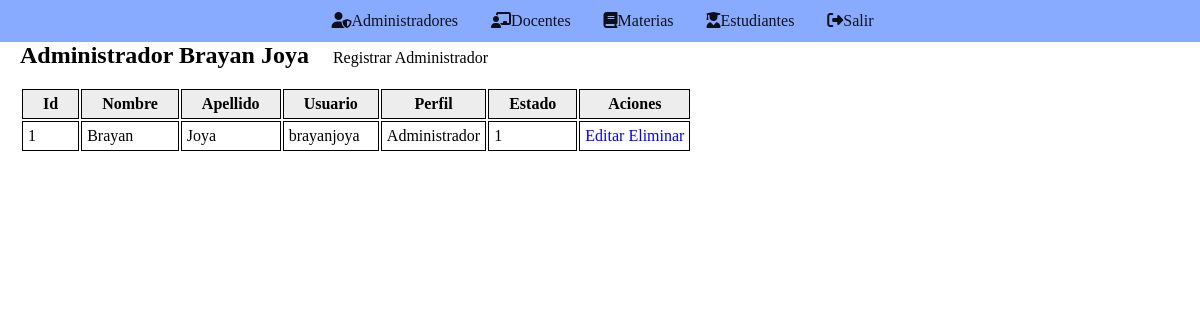
/Administradores/Pages/index.php (signed in), run on the app's committed database.
### tables this page shows
CREATE TABLE `usuarios` (
  `ID_USUARIO` int(15) NOT NULL,
  `NOMBRE` varchar(60) NOT NULL,
  `APELLIDO` varchar(60) NOT NULL,
  `USUARIO` varchar(40) NOT NULL,
  `PASSWORD` varchar(80) NOT NULL,
  `PERFIL` varchar(30) NOT NULL,
  `ESTADO` varchar(20) NOT NULL
);

### Conexion.php (called while the page is built, shortened)
<?php
class Conexion {
	private $drive = "mysql";
	private $host = "localhost";
	private $dbname = "school";
	private $usuario = "root";
	private $contraseña = "";
	public function __construct() {
		try {
			$db = new PDO("{$this->drive}:host={$this->host};dbname={$this->dbname}", $this->usuario, $this->contraseña);
			$db->setAttribute(PDO::ATTR_ERRMODE, PDO::ERRMODE_EXCEPTION);
			return $db;
		} catch (PDOException $e) {
			echo "Ha surgido algún error: Detalle: ".$e->getMessage();
			die();
		}
	}
}

### Usuarios/Modelo/Usuarios.php (called while the page is built, shortened)
<?php
require_once("../../Conexion.php");
class Usuarios extends Conexion {
	public function getNombre() {
		return $_SESSION['NOMBRE'];
	}
	public function getPerfil() {
		return $_SESSION['PERFIL'];
	}
}
?>

### Administradores/Modelo/Administradores.php (called while the page is built, shortened)
<?php
require_once('../../Conexion.php');
class Administradores extends Conexion {
	public function __construct() {
		$this->db = parent::__construct();
	}
	public function get() {
		$rows = null;
		$statement = $this->db->prepare("SELECT * FROM usuarios WHERE PERFIL = 'Administrador'");
		$statement->execute();
		while ($result = $statement->fetch()) {
			$rows[] = $result;
		}
		return $rows;
	}
}
?>

### Administradores/Pages/index.php (the view, shortened to what this page needs)
<?php
require_once('../../Usuarios/Modelo/Usuarios.php');
require_once('../Modelo/Administradores.php');
$modeloUsuarios = new Usuarios();
$modeloUsuarios->validateSessionAdmin();
$modeloAdministrador = new Administradores();
$informacion = $modeloAdministrador->get();
?>
<!DOCTYPE html>
<html>
<head>
	<link rel="stylesheet" type="text/css" href="../../estilos.css">
</head>
<body>
	<nav class="nav">
		<ul class="nav__ul">
			<li class="nav__li"><i class="fas fa-user-shield"></i><a href="#">Administradores</a></li>
			<li class="nav__li"><i class="fas fa-chalkboard-teacher"></i><a href="../../Docentes/Pages/index.php">Docentes</a></li>
			<li class="nav__li"><i class="fas fa-book"></i><a href="../../Materias/Pages/index.php">Materias</a></li>
			<li class="nav__li"><i class="fas fa-user-graduate"></i><a href="../../Estudiantes/Pages/index.php">Estudiantes</a></li>
			<li class="nav__li"><i class="fas fa-sign-out-alt"></i><a href="../../Usuarios/Controladores/exit.php">Salir</a></li>
		</ul>
	</nav>
	<h2><?php echo $modeloUsuarios->getPerfil()." ".$modeloUsuarios->getNombre(); ?></h2>
	<a href="add.php" title="agregar" target="_BLANK" class="add">Registrar Administrador</a><br><br>
	<table border="1">
		<tr>
			<th>Id</th>
			<th>Nombre</th>
			<th>Apellido</th>
			<th>Usuario</th>
			<th>Perfil</th>
			<th>Estado</th>
			<th>Aciones</th>
		</tr>
		<?php
		if ($informacion != null) {
			foreach ($informacion as $info) {
		?>
		<tr>
			<td><?php echo $info['ID_USUARIO']; ?></td>
			<td><?php echo $info['NOMBRE']; ?></td>
			<td><?php echo $info['APELLIDO']; ?></td>
			<td><?php echo $info['USUARIO']; ?></td>
			<td><?php echo $info['PERFIL']; ?></td>
			<td><?php echo $info['ESTADO']; ?></td>
			<td>
				<a href="edit.php?Id=<?php echo $info['ID_USUARIO']; ?>" target="_BLANK" title="editar">Editar</a>
				<a href="delete.php?Id=<?php echo $info['ID_USUARIO']; ?>" title="eliminar" target="_BLANK">Eliminar</a>
			</td>
		</tr>
		<?php
			}
		}
		?>
	</table>
</body>
</html>

### estilos.css (style rules this page uses)
* { padding: 0; margin: 0; font-family: century gothic }
.nav { background-color: #8af; }
.nav__ul { opacity: 0.9; text-align: center; }
.nav__li { display: inline-block; padding: 12px; }
.nav__li a { color: #000; }
.nav__li i { box-sizing: border-box; text-align: right; margin-left: 5px; }
h2 { margin-left: 20px; display: inline-block; }
a { text-decoration: none; }
.add { margin-top: 36px; margin-left: 20px; color: black; }
table tr td a { color: #0f0; background: transparent; border-radius: 5px; display: inline-block; }
table tr td a:link { color: #00f; }
table { margin-left: 20px; margin-right: 20px; margin-bottom: 20px; border: none; }
table th { background-color: #ededed; border: 1px solid black; padding: 5px 20px }
table td { border: 1px solid black; padding: 5px }

### data on the page
usuarios: ID_USUARIO "1", NOMBRE "Brayan", APELLIDO "Joya", USUARIO "brayanjoya", PERFIL "Administrador", ESTADO "1"

### other printed values
$modeloUsuarios->getPerfil() "Administrador"
$modeloUsuarios->getNombre() "Brayan Joya"
